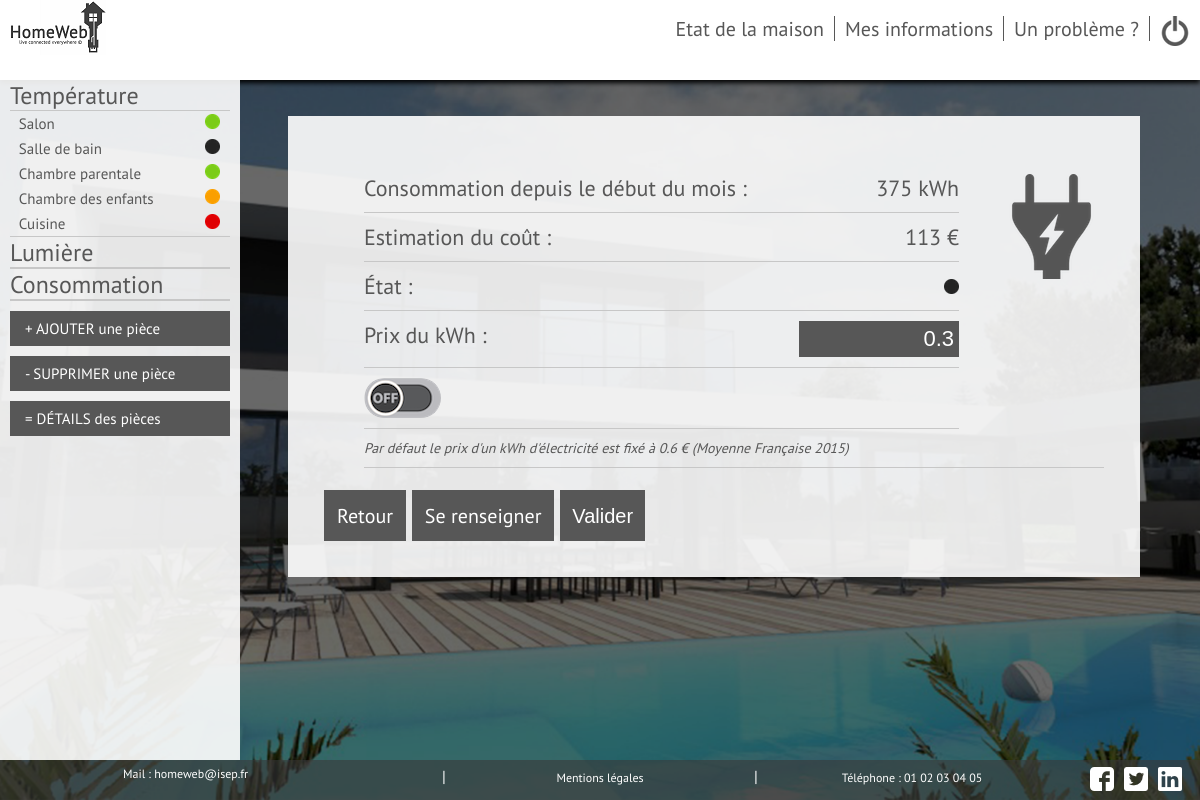
The page /Vues/User/elec.php (signed in) on the database as committed earlier.
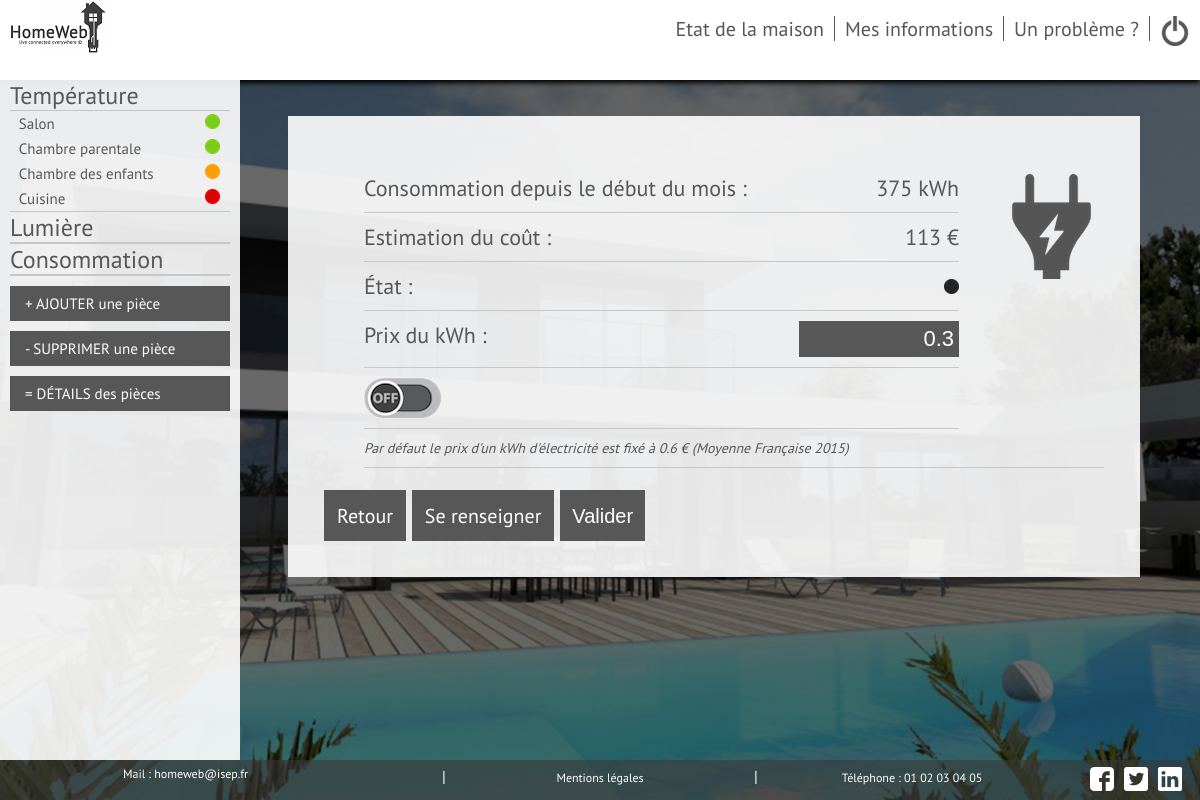
The same page on the database as committed later.
### tables this page shows
CREATE TABLE `pieces` (
  `id` int(11) NOT NULL,
  `id_Utilisateur` int(11) NOT NULL,
  `Nom` varchar(255) NOT NULL,
  `presence_temp` int(11) NOT NULL,
  `presence_lum` int(11) NOT NULL,
  `temperature` int(11) NOT NULL,
  `lumiere` int(11) NOT NULL,
  `etat_temp` int(11) NOT NULL,
  `numero_capteur_t` varchar(250) NOT NULL,
  `control_tech_t` date NOT NULL,
  `control_tech_l` date NOT NULL,
  `numero_capteur_l` varchar(250) NOT NULL,
  `consigne_temp` int(11) NOT NULL DEFAULT '25'
);

### Modele/fonctions.php (the view, shortened to what this page needs)
<?php
function Etat_elec($id,$db)
{
    $etat = 2;
    $reponse = $db->prepare('SELECT etat FROM elec WHERE id= ?');
    $reponse->execute(array($id));
    while ($donnees = $reponse->fetch())
    {
	   $etat = $donnees['etat'];
    }
    return $etat;
}
function cascade_temp($id,$db)
{
    $reponse = $db->prepare('SELECT Nom, etat_temp FROM Pieces WHERE id_Utilisateur = ? AND presence_temp = 1');
    $reponse->execute(array($id));
    echo "<ul class=\"current\">";
    while ($donnees = $reponse->fetch())
    {
        $nom_piece = $donnees['Nom'];
        $etat = $donnees['etat_temp'];
        if ($etat == 0)
        {
        echo ("<li class=\"transit\"><a href=\"temperature.php?piece=$nom_piece\">" . $nom_piece . "</a> <span><img src=\"../../Styles/image/Pastille_noire.png\" title=\"Éteint\"></span></li>");
        }
        if ($etat == 1)
        {
        echo ("<li class=\"transit\"><a href=\"temperature.php?piece=$nom_piece\">" . $nom_piece . "</a> <span><img src=\"../../Styles/image/Pastille_verte.png\" title=\"Marche\"></span></li>");
        }
        if ($etat == 2)
        {
        echo ("<li class=\"transit\"><a href=\"temperature.php?piece=$nom_piece\">" . $nom_piece . "</a> <span><img src=\"../../Styles/image/Pastille_orange.png\" title=\"En cours de régulation\"></span></li>");
        }
        if ($etat == 3)
        {
        echo ("<li class=\"transit\"><a href=\"temperature.php?piece=$nom_piece\">" . $nom_piece . "</a> <span><img src=\"../../Styles/image/Pastille_rouge.png\" title=\"En Panne\"></span></li>");
        }
    }
    echo "</ul>";
}
function cascade_lum($id,$db)
{
    echo "<ul>";
    echo "</ul>";
}
function pastille_etat_elec($id,$db)
{
    $etat_general = Etat_elec($id,$db);
    if ($etat_general == 0)
        {
        echo ("<span><img src=\"../../Styles/image/Pastille_noire.png\" title=\"Eteint\"></span>");
        }
}
?>

Rows that differ between the two databases and show on the page:
removed pieces: Nom "Salle de bain", etat_temp 0 (drawn)
